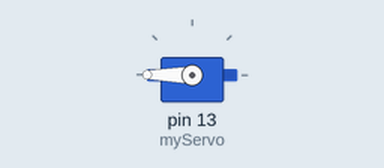
This sketch was run on a simulated Arduino Uno, built with avr-gcc and run on an emulated ATmega328P. On the bench: servo.

Above: at 0.05 s.
At 5.95 s:
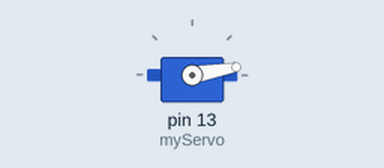
At 15.95 s:
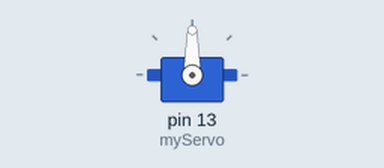
Timing chart, 0 to 20.8 s (numbered marks = the images above):
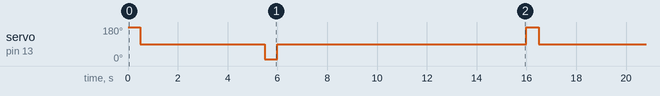

The sketch:

contRotationDemo.ino
```cpp
#include <Servo.h>
Servo myServo;

void setup() {
  myServo.attach(13);

}

void loop() {
  myServo.write(180);
  delay(500);
  myServo.write(90);
  delay(5000);
  myServo.write(10);
  delay(500);
  myServo.write(90);
  delay(10000);
}
```

Measured:
- by itself, servo on pin 13 (myServo): repeats every 16.0 s: 10° 0.50 s, 90° 10.0 s, 180° 0.50 s, 90° 5.0 s
